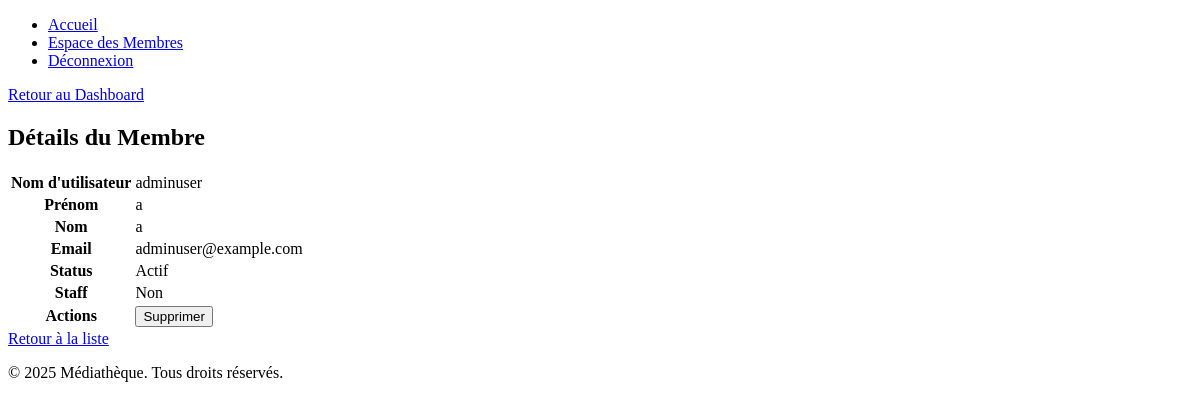
/staff/membres/4/detail/ (signed in), run on an earlier commit of the app's database.
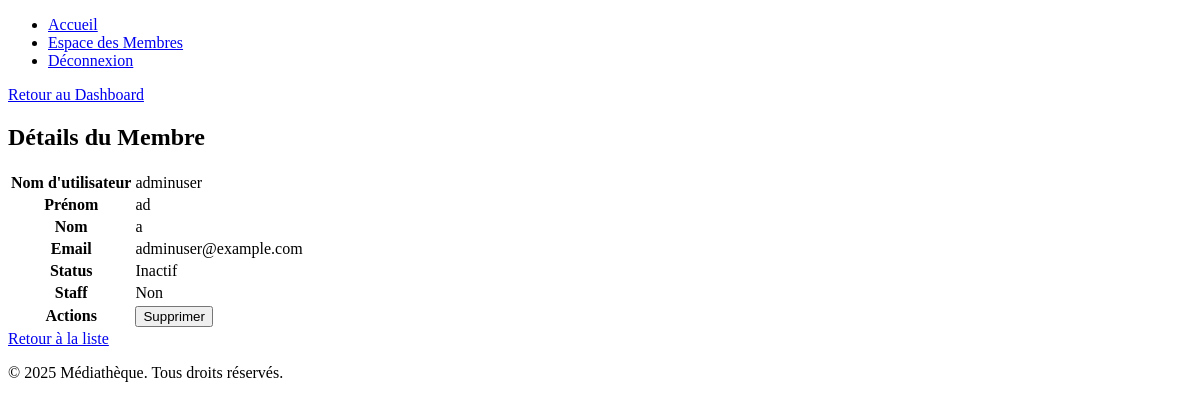
And on a later commit of the database.
### mediatheque/authentification/models.py (models this page shows, shortened)
class CustomUser(AbstractUser):
    ADMIN = 'admin'
    STAFF = 'staff'
    CLIENT = 'client'
    ROLE_CHOICES = [
        (ADMIN, 'Admin'),
        (STAFF, 'Staff'),
        (CLIENT, 'Client'),
    ]
    role = models.CharField(max_length=20, choices=ROLE_CHOICES, default=CLIENT)
    objects = CustomUserManager()  # Utilisation du manager personnalisé

### mediatheque/staff/views/member_views.py (the view)
# urls.py: path('membres/<int:pk>/detail/', member_views.member_detail, name='membre_detail'),
@login_required
def member_detail(request, pk):
    if not request.user.is_staff:
        return HttpResponseForbidden()
    if pk == 0:
        return redirect('staff:liste_membres')
    if not request.user.has_perm('authentification.can_view_members'):
        return HttpResponseForbidden()
    member = get_object_or_404(User, pk=pk)
    return render(request, 'staff/members/member_detail.html', {'member': member})

### mediatheque/staff/templates/staff/members/member_detail.html (shortened to what this page needs)
{% extends 'base.html' %}
{% block return_link %}
<a href="{% url 'staff:espace_staff' %}">Retour au Dashboard</a>
{% endblock %}
{% block content %}
<div class="container mt-4">
    <h2>Détails du Membre</h2>
    <table class="table table-bordered">
        <tr>
            <th>Nom d'utilisateur</th>
            <td>{{ member.username }}</td>
        </tr>
        <tr>
            <th>Prénom</th>
            <td>{{ member.first_name }}</td>
        </tr>
        <tr>
            <th>Nom</th>
            <td>{{ member.last_name }}</td>
        </tr>
        <tr>
            <th>Email</th>
            <td>{{ member.email }}</td>
        </tr>
        <tr>
            <th>Status</th>
            <td>{% if member.is_active %} Actif {% else %} Inactif {% endif %}</td>
        </tr>
        <tr>
            <th>Staff</th>
            <td>{% if member.is_staff %} Oui {% else %} Non {% endif %}</td>
        </tr>
        <tr>
            <th>Actions</th>
            <td>
                <form action="{% url 'staff:supprimer_membre' member.pk %}" method="post" style="display:inline;">
                    <button type="submit" class="btn btn-danger btn-sm"
                            onclick="return confirm('Voulez-vous vraiment supprimer ce membre ?')">
                        Supprimer
                    </button>
                </form>
            </td>
        </tr>
    </table>
    <a href="{% url 'staff:liste_membres' %}" class="btn btn-secondary mt-2">Retour à la liste</a>
</div>
{% endblock %}

What changed in the data, as far as the page shows it:
changed CustomUser "adminuser": first_name "a" → "ad"
Also different on the page:
text no longer shown: "Actif"
text now shown: "Inactif"
